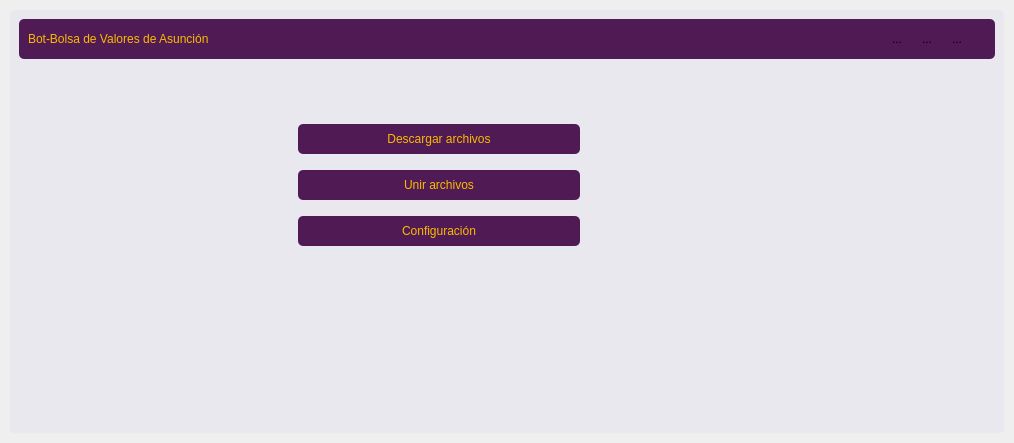
<?xml version="1.0" encoding="UTF-8"?>
<ui version="4.0">
 <class>MainWindow</class>
 <widget class="QWidget" name="MainWindow">
  <property name="geometry">
   <rect>
    <x>0</x>
    <y>0</y>
    <width>1014</width>
    <height>443</height>
   </rect>
  </property>
  <property name="windowTitle">
   <string>Form</string>
  </property>
  <property name="styleSheet">
   <string notr="true">border-radius: 5px;</string>
  </property>
  <layout class="QVBoxLayout" name="verticalLayout">
   <property name="spacing">
    <number>0</number>
   </property>
   <property name="leftMargin">
    <number>0</number>
   </property>
   <property name="topMargin">
    <number>0</number>
   </property>
   <property name="rightMargin">
    <number>0</number>
   </property>
   <property name="bottomMargin">
    <number>0</number>
   </property>
   <item>
    <widget class="QFrame" name="central_frame">
     <property name="frameShape">
      <enum>QFrame::StyledPanel</enum>
     </property>
     <property name="frameShadow">
      <enum>QFrame::Raised</enum>
     </property>
     <layout class="QVBoxLayout" name="shadow_layout">
      <property name="spacing">
       <number>0</number>
      </property>
      <property name="leftMargin">
       <number>10</number>
      </property>
      <property name="topMargin">
       <number>10</number>
      </property>
      <property name="rightMargin">
       <number>10</number>
      </property>
      <property name="bottomMargin">
       <number>10</number>
      </property>
      <item>
       <widget class="QFrame" name="background_frame">
        <property name="styleSheet">
         <string notr="true">background-color: rgb(233, 232, 238)</string>
        </property>
        <property name="frameShape">
         <enum>QFrame::StyledPanel</enum>
        </property>
        <property name="frameShadow">
         <enum>QFrame::Raised</enum>
        </property>
        <layout class="QVBoxLayout" name="verticalLayout_3">
         <property name="spacing">
          <number>0</number>
         </property>
         <property name="leftMargin">
          <number>0</number>
         </property>
         <property name="topMargin">
          <number>0</number>
         </property>
         <property name="rightMargin">
          <number>0</number>
         </property>
         <property name="bottomMargin">
          <number>0</number>
         </property>
         <item>
          <widget class="QFrame" name="content_frame">
           <property name="frameShape">
            <enum>QFrame::StyledPanel</enum>
           </property>
           <property name="frameShadow">
            <enum>QFrame::Raised</enum>
           </property>
           <layout class="QVBoxLayout" name="verticalLayout_2">
            <item>
             <widget class="QFrame" name="top_bar_frame">
              <property name="minimumSize">
               <size>
                <width>0</width>
                <height>39</height>
               </size>
              </property>
              <property name="maximumSize">
               <size>
                <width>16777215</width>
                <height>40</height>
               </size>
              </property>
              <property name="styleSheet">
               <string notr="true">background-color: rgb(80, 27, 85)</string>
              </property>
              <property name="frameShape">
               <enum>QFrame::StyledPanel</enum>
              </property>
              <property name="frameShadow">
               <enum>QFrame::Raised</enum>
              </property>
              <layout class="QHBoxLayout" name="horizontalLayout">
               <item>
                <widget class="QLabel" name="title_label">
                 <property name="styleSheet">
                  <string notr="true">color: rgb(251, 186, 0)</string>
                 </property>
                 <property name="text">
                  <string>Bot-Bolsa de Valores de Asunción</string>
                 </property>
                </widget>
               </item>
               <item alignment="Qt::AlignVCenter">
                <widget class="QFrame" name="button_holder_frame">
                 <property name="minimumSize">
                  <size>
                   <width>0</width>
                   <height>30</height>
                  </size>
                 </property>
                 <property name="maximumSize">
                  <size>
                   <width>110</width>
                   <height>16777215</height>
                  </size>
                 </property>
                 <property name="frameShape">
                  <enum>QFrame::StyledPanel</enum>
                 </property>
                 <property name="frameShadow">
                  <enum>QFrame::Raised</enum>
                 </property>
                 <widget class="QToolButton" name="minimize_button">
                  <property name="geometry">
                   <rect>
                    <x>10</x>
                    <y>0</y>
                    <width>22</width>
                    <height>22</height>
                   </rect>
                  </property>
                  <property name="text">
                   <string>...</string>
                  </property>
                  <property name="icon">
                   <iconset>
                    <normaloff>../assets/icons/minimize-window.png</normaloff>../assets/icons/minimize-window.png</iconset>
                  </property>
                  <property name="iconSize">
                   <size>
                    <width>25</width>
                    <height>25</height>
                   </size>
                  </property>
                 </widget>
                 <widget class="QToolButton" name="restore_button">
                  <property name="geometry">
                   <rect>
                    <x>40</x>
                    <y>0</y>
                    <width>22</width>
                    <height>22</height>
                   </rect>
                  </property>
                  <property name="text">
                   <string>...</string>
                  </property>
                  <property name="icon">
                   <iconset>
                    <normaloff>../assets/icons/restore-window.png</normaloff>../assets/icons/restore-window.png</iconset>
                  </property>
                  <property name="iconSize">
                   <size>
                    <width>25</width>
                    <height>25</height>
                   </size>
                  </property>
                 </widget>
                 <widget class="QToolButton" name="close_button">
                  <property name="geometry">
                   <rect>
                    <x>70</x>
                    <y>0</y>
                    <width>22</width>
                    <height>22</height>
                   </rect>
                  </property>
                  <property name="text">
                   <string>...</string>
                  </property>
                  <property name="icon">
                   <iconset>
                    <normaloff>../assets/icons/close-window.png</normaloff>../assets/icons/close-window.png</iconset>
                  </property>
                  <property name="iconSize">
                   <size>
                    <width>25</width>
                    <height>25</height>
                   </size>
                  </property>
                 </widget>
                 <widget class="QToolButton" name="maximize_button">
                  <property name="geometry">
                   <rect>
                    <x>40</x>
                    <y>0</y>
                    <width>22</width>
                    <height>22</height>
                   </rect>
                  </property>
                  <property name="text">
                   <string>...</string>
                  </property>
                  <property name="icon">
                   <iconset>
                    <normaloff>../assets/icons/maximize-window.png</normaloff>../assets/icons/maximize-window.png</iconset>
                  </property>
                  <property name="iconSize">
                   <size>
                    <width>25</width>
                    <height>25</height>
                   </size>
                  </property>
                 </widget>
                </widget>
               </item>
              </layout>
             </widget>
            </item>
            <item>
             <widget class="QFrame" name="action_bar_frame_2">
              <property name="minimumSize">
               <size>
                <width>0</width>
                <height>39</height>
               </size>
              </property>
              <property name="frameShape">
               <enum>QFrame::StyledPanel</enum>
              </property>
              <property name="frameShadow">
               <enum>QFrame::Raised</enum>
              </property>
              <widget class="QFrame" name="botones">
               <property name="geometry">
                <rect>
                 <x>270</x>
                 <y>40</y>
                 <width>300</width>
                 <height>161</height>
                </rect>
               </property>
               <property name="minimumSize">
                <size>
                 <width>300</width>
                 <height>0</height>
                </size>
               </property>
               <property name="frameShape">
                <enum>QFrame::StyledPanel</enum>
               </property>
               <property name="frameShadow">
                <enum>QFrame::Raised</enum>
               </property>
               <layout class="QVBoxLayout" name="verticalLayout_4">
                <item>
                 <widget class="QPushButton" name="BTNDescarga">
                  <property name="minimumSize">
                   <size>
                    <width>0</width>
                    <height>30</height>
                   </size>
                  </property>
                  <property name="styleSheet">
                   <string notr="true">background-color: rgb(80, 27, 85);
color: rgb(251, 186, 0);</string>
                  </property>
                  <property name="text">
                   <string>Descargar archivos</string>
                  </property>
                 </widget>
                </item>
                <item>
                 <widget class="QPushButton" name="BTNUnir">
                  <property name="minimumSize">
                   <size>
                    <width>0</width>
                    <height>30</height>
                   </size>
                  </property>
                  <property name="styleSheet">
                   <string notr="true">background-color: rgb(80, 27, 85);
color: rgb(251, 186, 0);</string>
                  </property>
                  <property name="text">
                   <string>Unir archivos</string>
                  </property>
                 </widget>
                </item>
                <item>
                 <widget class="QPushButton" name="BTNConfiguracion">
                  <property name="minimumSize">
                   <size>
                    <width>0</width>
                    <height>30</height>
                   </size>
                  </property>
                  <property name="styleSheet">
                   <string notr="true">background-color: rgb(80, 27, 85);
color: rgb(251, 186, 0);</string>
                  </property>
                  <property name="text">
                   <string>Configuración</string>
                  </property>
                 </widget>
                </item>
               </layout>
              </widget>
              <widget class="QFrame" name="footer">
               <property name="geometry">
                <rect>
                 <x>-1</x>
                 <y>280</y>
                 <width>961</width>
                 <height>61</height>
                </rect>
               </property>
               <property name="frameShape">
                <enum>QFrame::StyledPanel</enum>
               </property>
               <property name="frameShadow">
                <enum>QFrame::Raised</enum>
               </property>
               <layout class="QHBoxLayout" name="horizontalLayout_2">
                <item>
                 <widget class="QFrame" name="error">
                  <property name="minimumSize">
                   <size>
                    <width>800</width>
                    <height>0</height>
                   </size>
                  </property>
                  <property name="frameShape">
                   <enum>QFrame::StyledPanel</enum>
                  </property>
                  <property name="frameShadow">
                   <enum>QFrame::Raised</enum>
                  </property>
                  <layout class="QVBoxLayout" name="verticalLayout_5">
                   <item>
                    <widget class="QLabel" name="LabelError">
                     <property name="text">
                      <string/>
                     </property>
                    </widget>
                   </item>
                  </layout>
                 </widget>
                </item>
                <item>
                 <widget class="QFrame" name="progress">
                  <property name="frameShape">
                   <enum>QFrame::StyledPanel</enum>
                  </property>
                  <property name="frameShadow">
                   <enum>QFrame::Raised</enum>
                  </property>
                  <layout class="QHBoxLayout" name="horizontalLayout_3">
                   <item>
                    <spacer name="horizontalSpacer">
                     <property name="orientation">
                      <enum>Qt::Horizontal</enum>
                     </property>
                     <property name="sizeHint" stdset="0">
                      <size>
                       <width>40</width>
                       <height>20</height>
                      </size>
                     </property>
                    </spacer>
                   </item>
                  </layout>
                 </widget>
                </item>
               </layout>
              </widget>
             </widget>
            </item>
           </layout>
          </widget>
         </item>
        </layout>
       </widget>
      </item>
     </layout>
    </widget>
   </item>
  </layout>
 </widget>
 <resources/>
 <connections/>
</ui>
